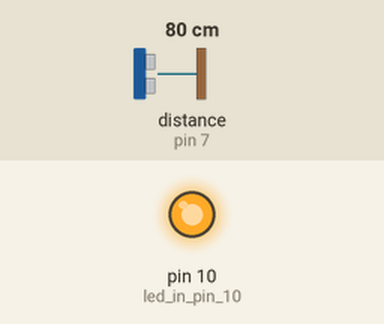
Bench run of a sketch on a simulated Arduino Uno, built with avr-gcc and run on an emulated ATmega328P. Parts: output pins drawn as LEDs (lit = HIGH). Wiring (inferred from the names in the program): ultrasonic range finder: trigger pin 8; echo pin 7. The test bench sets the inputs (shaded band); at power-on: distance to the obstacle (sensor on pin 7) 80 cm. The echo pulse lasts 58.3 µs per cm; pins used as bus, display or sensor lines are not drawn.

Above: at 1.3 s.
1.4 s: distance to the obstacle (sensor on pin 7) set to 12 cm
2.9 s: distance to the obstacle (sensor on pin 7) set to 9 cm
At 4.2 s:
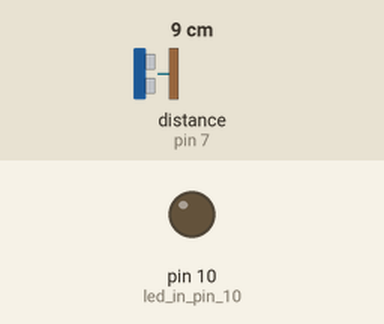
4.5 s: distance to the obstacle (sensor on pin 7) set to 18 cm
At 5.6 s:
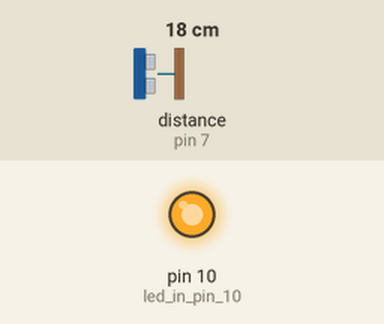
6.0 s: distance to the obstacle (sensor on pin 7) set to 2 cm
At 6.9 s:
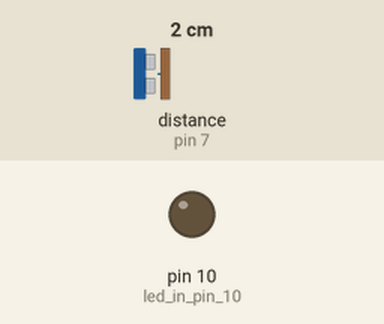
Timing chart, 0 to 8.5 s (numbered marks = the images above; inputs shaded):
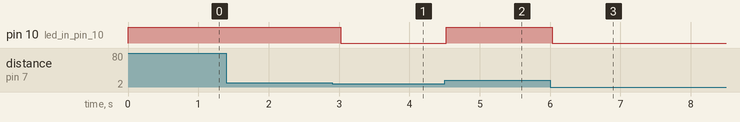

Measured:
- the behaviour switches between 11 and 10 cm on distance to the obstacle (sensor on pin 7) (found by bisection; images 0 and 1)
- after the input at 1.4 s, every drawn part: stays the same
- after the input at 2.9 s, pin 10 (led_in_pin_10): HIGH → LOW after 0.12 s
- after the input at 4.5 s, pin 10 (led_in_pin_10): LOW → HIGH at once
- after the input at 6.0 s, pin 10 (led_in_pin_10): HIGH → LOW at once

The sketch:

ArduUltraSonic.ino
```cpp
#include <Servo.h>
#define trigPin 8
#define echoPin 7
Servo servo;
int sound = 250;
void setup() {
  pinMode(10, OUTPUT); // led in pin 10
  Serial.begin (9600);
  pinMode(trigPin, OUTPUT);
  pinMode(echoPin, INPUT);
}
void loop() {
  long duration, distance;
  digitalWrite(trigPin, LOW);
  delayMicroseconds(2);
  digitalWrite(trigPin, HIGH);
  delayMicroseconds(10);
  digitalWrite(trigPin, LOW);
  duration = pulseIn(echoPin, HIGH);
  distance = (duration/2) / 29.1;
  if (distance < 10) {
  digitalWrite(10,LOW);
  }
  else {
  digitalWrite(10,HIGH);
  }
  delay(500);
}
```
